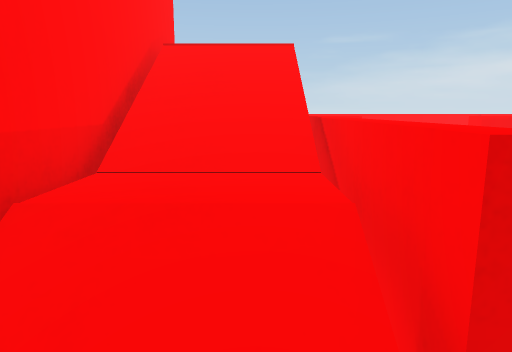
View 1 (above)

20 first-person views from a walk through a 3-D level made in the Unity game engine. The camera is 1.4 m above the floor, tilts 10° down and sees 70° across. The floor is counted in squares, 0.5 m on a side. Each view is taken from the middle of a square. On the plan, view 1 faces up. The plan holds only what a view shows up to about 20 squares ahead; the rest is blank. The place goes on beyond the plan. The player is left out. Door leaves are left out, so doorways stand open. Surface patterns are stand-ins for the level's own textures.

View 2
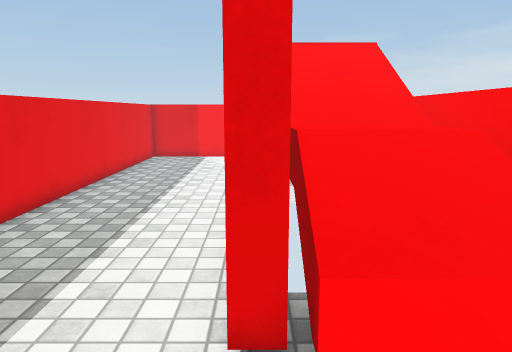

View 3
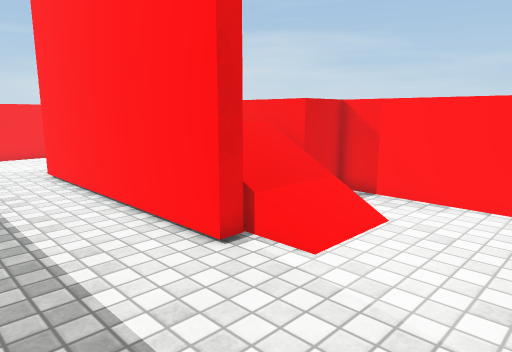

View 4
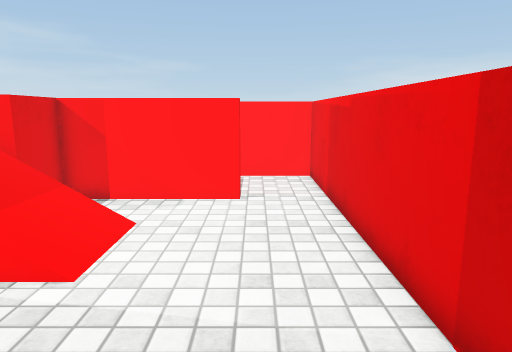

View 5
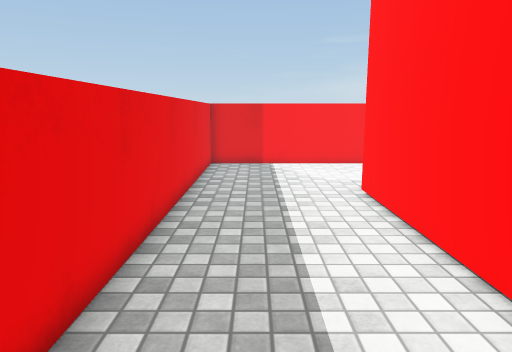

View 6
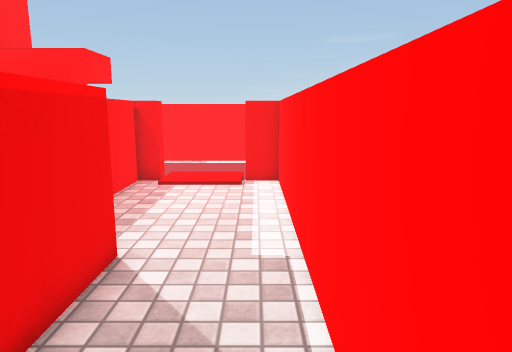

View 7
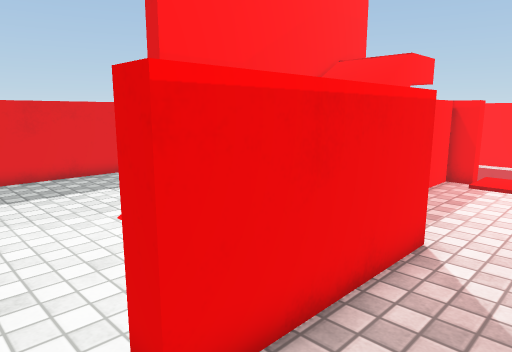

View 8
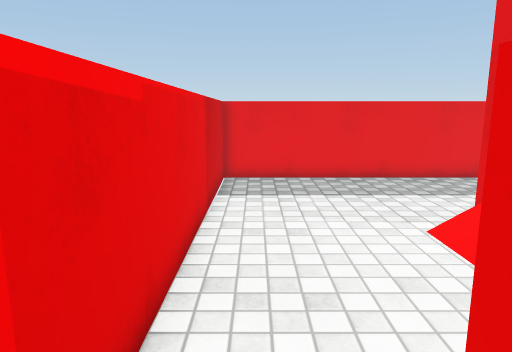

View 9
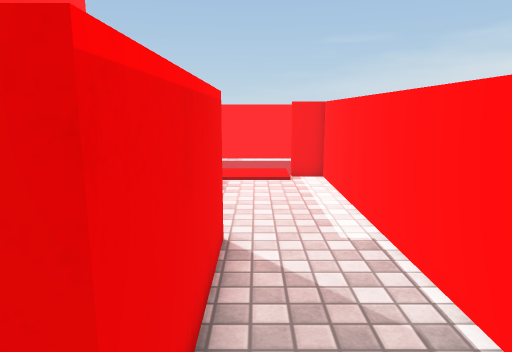

View 10
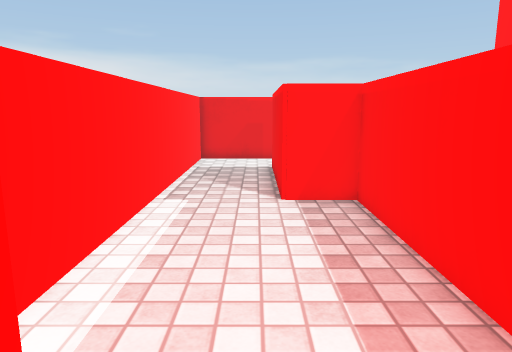

View 11
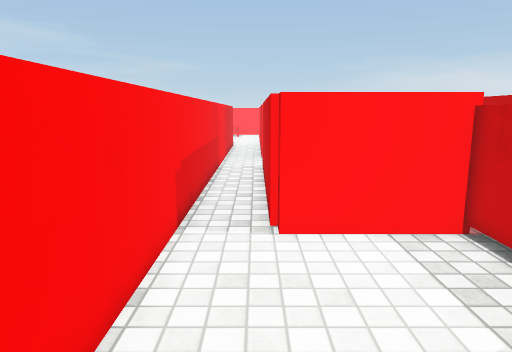

View 12
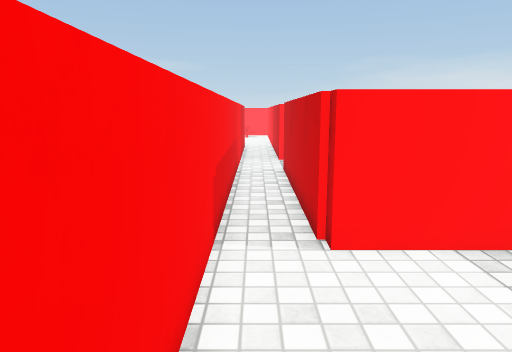

View 13
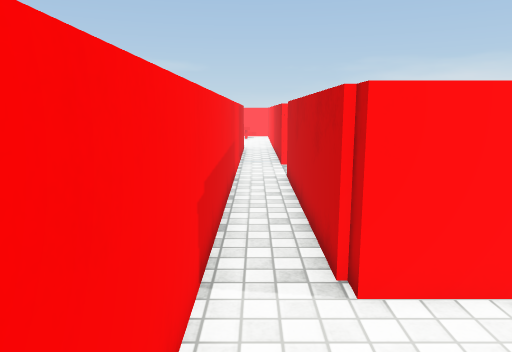

View 14
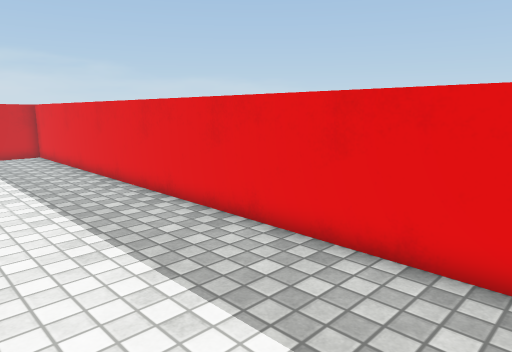

View 15
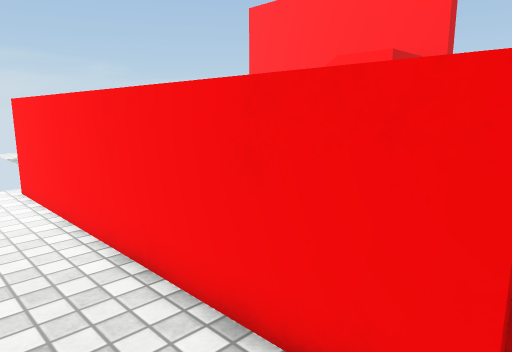

View 16
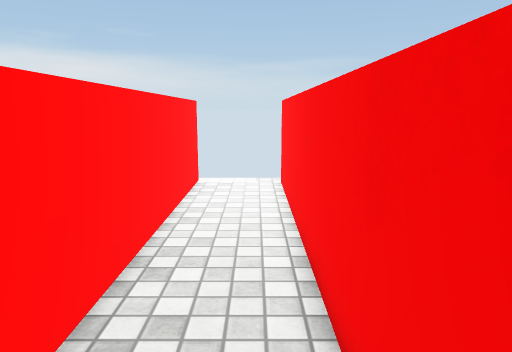

View 17
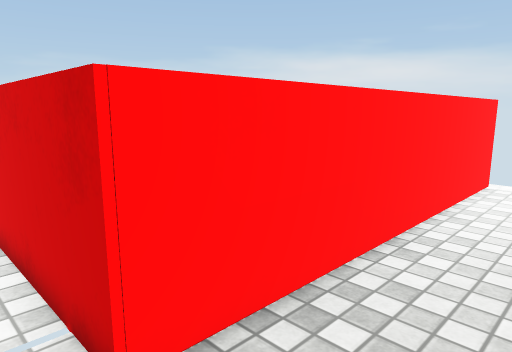

View 18
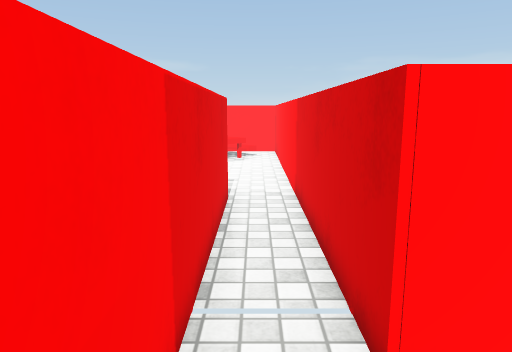

View 19
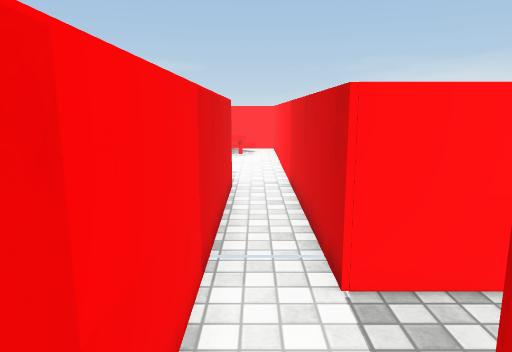

View 20
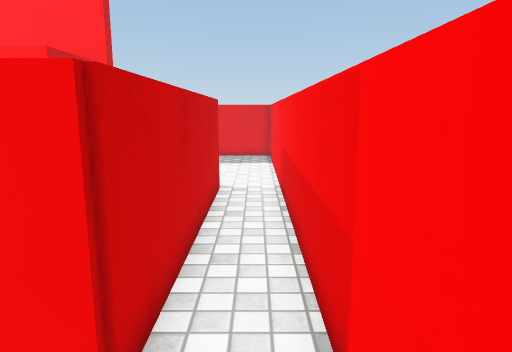

### Floor plan
Key: @ floor where view 1 was taken; # wall or solid block; . main floor; : floor 1.25 m higher than the main floor; / step, stairs or slope; D open door; = window, fence, low wall or low ledge; ^ raised ledge; v drop or lower ground.
Columns run from 9 left of view 1 to 22 right of it. Each row starts with its distance up from view 1.
 20 ################################
 19 #...............................
 18 #.........###########...########
 17 #........############ .##
 16 #........# ^^      ^# .#
 15 #........#          #..#
 14 #........#          #..#
 13 #.....^^^^    /     #..#
 12 #.....#             #..#
 11 #.....##DD###DD ##  #..#
 10 #.....##DD##.....#  #..#
  9 #.....# // #.....#  #..#
  8 #.....# // #.....#  #..#
  7 #.....# // #.....#  #..#
  6 #.....# //=#.....#  #..#
  5 #.....# ::=#.....#  #..#
  4 #.....#   =#.....#  #DD#
  3 #.....# //=###...#  ...#
  2 #.....# //v###...#
  1 #.....#=///..#...#
  0 #......//@/..#...#
 -1 #............#...#
 -2 #............#...#
 -3 #............#...#
 -4 #............D...#
 -5 #............D...#
 -6 #############D####

Positions as (right, up) in squares from view 1, and headings:
1: (0, 0), facing up
2: (-3, -3), facing up
3: (-8, -5), facing up-right
4: (-8, -4), facing right
5: (-7, 0), facing up
6: (7, -4), facing up
7: (7, -5), facing up-left
8: (6, -5), facing left
9: (5, -5), facing up
10: (5, 13), facing down
11: (-8, 18), facing right
12: (-7, 19), facing right
13: (-5, 19), facing right
14: (-3, 19), facing down-left
15: (14, 18), facing down-left
16: (12, 18), facing down
17: (11, 19), facing down-right
18: (11, 19), facing right
19: (9, 19), facing right
20: (14, 19), facing left
